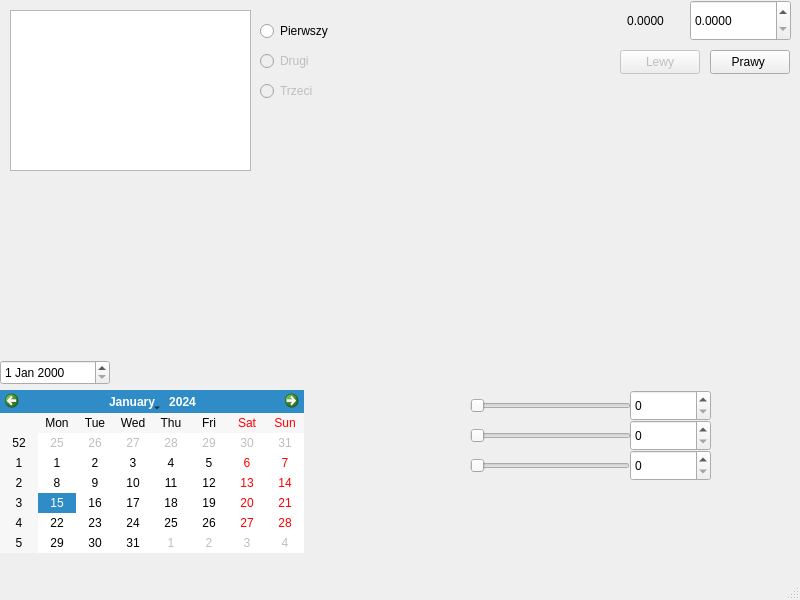
<?xml version="1.0" encoding="UTF-8"?>
<ui version="4.0">
 <class>MainWindow</class>
 <widget class="QMainWindow" name="MainWindow">
  <property name="geometry">
   <rect>
    <x>0</x>
    <y>0</y>
    <width>800</width>
    <height>600</height>
   </rect>
  </property>
  <property name="windowTitle">
   <string>MainWindow</string>
  </property>
  <widget class="QWidget" name="centralwidget">
   <widget class="QDoubleSpinBox" name="doubleSpinBox">
    <property name="geometry">
     <rect>
      <x>690</x>
      <y>0</y>
      <width>101</width>
      <height>41</height>
     </rect>
    </property>
    <property name="decimals">
     <number>4</number>
    </property>
    <property name="maximum">
     <double>1000.000000000000000</double>
    </property>
   </widget>
   <widget class="QLabel" name="etykieta">
    <property name="geometry">
     <rect>
      <x>600</x>
      <y>0</y>
      <width>91</width>
      <height>41</height>
     </rect>
    </property>
    <property name="text">
     <string>0.0000</string>
    </property>
    <property name="alignment">
     <set>Qt::AlignCenter</set>
    </property>
   </widget>
   <widget class="QPushButton" name="lewyButton">
    <property name="enabled">
     <bool>false</bool>
    </property>
    <property name="geometry">
     <rect>
      <x>620</x>
      <y>50</y>
      <width>80</width>
      <height>24</height>
     </rect>
    </property>
    <property name="text">
     <string>Lewy</string>
    </property>
   </widget>
   <widget class="QPushButton" name="prawyButton">
    <property name="enabled">
     <bool>true</bool>
    </property>
    <property name="geometry">
     <rect>
      <x>710</x>
      <y>50</y>
      <width>80</width>
      <height>24</height>
     </rect>
    </property>
    <property name="text">
     <string>Prawy </string>
    </property>
   </widget>
   <widget class="QDateEdit" name="dateEdit">
    <property name="geometry">
     <rect>
      <x>0</x>
      <y>360</y>
      <width>110</width>
      <height>25</height>
     </rect>
    </property>
   </widget>
   <widget class="QCalendarWidget" name="calendarWidget">
    <property name="geometry">
     <rect>
      <x>0</x>
      <y>390</y>
      <width>304</width>
      <height>163</height>
     </rect>
    </property>
   </widget>
   <widget class="QRadioButton" name="radioButtonPierwszy">
    <property name="geometry">
     <rect>
      <x>260</x>
      <y>20</y>
      <width>91</width>
      <height>22</height>
     </rect>
    </property>
    <property name="text">
     <string>Pierwszy </string>
    </property>
   </widget>
   <widget class="QRadioButton" name="radioButtonDrugi">
    <property name="enabled">
     <bool>false</bool>
    </property>
    <property name="geometry">
     <rect>
      <x>260</x>
      <y>50</y>
      <width>91</width>
      <height>22</height>
     </rect>
    </property>
    <property name="text">
     <string>Drugi</string>
    </property>
   </widget>
   <widget class="QRadioButton" name="radioButtonTrzeci">
    <property name="enabled">
     <bool>false</bool>
    </property>
    <property name="geometry">
     <rect>
      <x>260</x>
      <y>80</y>
      <width>91</width>
      <height>22</height>
     </rect>
    </property>
    <property name="text">
     <string>Trzeci </string>
    </property>
   </widget>
   <widget class="QTextEdit" name="textEdit">
    <property name="geometry">
     <rect>
      <x>10</x>
      <y>10</y>
      <width>241</width>
      <height>161</height>
     </rect>
    </property>
   </widget>
   <widget class="QSpinBox" name="spinPierwszy">
    <property name="geometry">
     <rect>
      <x>630</x>
      <y>390</y>
      <width>81</width>
      <height>31</height>
     </rect>
    </property>
   </widget>
   <widget class="QSpinBox" name="spinDrugi">
    <property name="geometry">
     <rect>
      <x>630</x>
      <y>420</y>
      <width>81</width>
      <height>31</height>
     </rect>
    </property>
   </widget>
   <widget class="QSpinBox" name="spinTrzeci">
    <property name="geometry">
     <rect>
      <x>630</x>
      <y>450</y>
      <width>81</width>
      <height>31</height>
     </rect>
    </property>
   </widget>
   <widget class="QSlider" name="horizontalSlider">
    <property name="geometry">
     <rect>
      <x>300</x>
      <y>240</y>
      <width>0</width>
      <height>20</height>
     </rect>
    </property>
    <property name="maximumSize">
     <size>
      <width>0</width>
      <height>255</height>
     </size>
    </property>
    <property name="orientation">
     <enum>Qt::Horizontal</enum>
    </property>
   </widget>
   <widget class="QSlider" name="suwakDrugi">
    <property name="geometry">
     <rect>
      <x>470</x>
      <y>420</y>
      <width>161</width>
      <height>31</height>
     </rect>
    </property>
    <property name="orientation">
     <enum>Qt::Horizontal</enum>
    </property>
   </widget>
   <widget class="QSlider" name="suwakTrzeci">
    <property name="geometry">
     <rect>
      <x>470</x>
      <y>450</y>
      <width>160</width>
      <height>31</height>
     </rect>
    </property>
    <property name="orientation">
     <enum>Qt::Horizontal</enum>
    </property>
   </widget>
   <widget class="QSlider" name="suwakPierwszy">
    <property name="geometry">
     <rect>
      <x>470</x>
      <y>390</y>
      <width>161</width>
      <height>31</height>
     </rect>
    </property>
    <property name="minimumSize">
     <size>
      <width>0</width>
      <height>0</height>
     </size>
    </property>
    <property name="orientation">
     <enum>Qt::Horizontal</enum>
    </property>
   </widget>
   <widget class="QLabel" name="tlo">
    <property name="geometry">
     <rect>
      <x>710</x>
      <y>390</y>
      <width>81</width>
      <height>91</height>
     </rect>
    </property>
    <property name="text">
     <string/>
    </property>
   </widget>
  </widget>
  <widget class="QMenuBar" name="menubar">
   <property name="geometry">
    <rect>
     <x>0</x>
     <y>0</y>
     <width>800</width>
     <height>21</height>
    </rect>
   </property>
  </widget>
  <widget class="QStatusBar" name="statusbar"/>
 </widget>
 <resources/>
 <connections/>
</ui>
